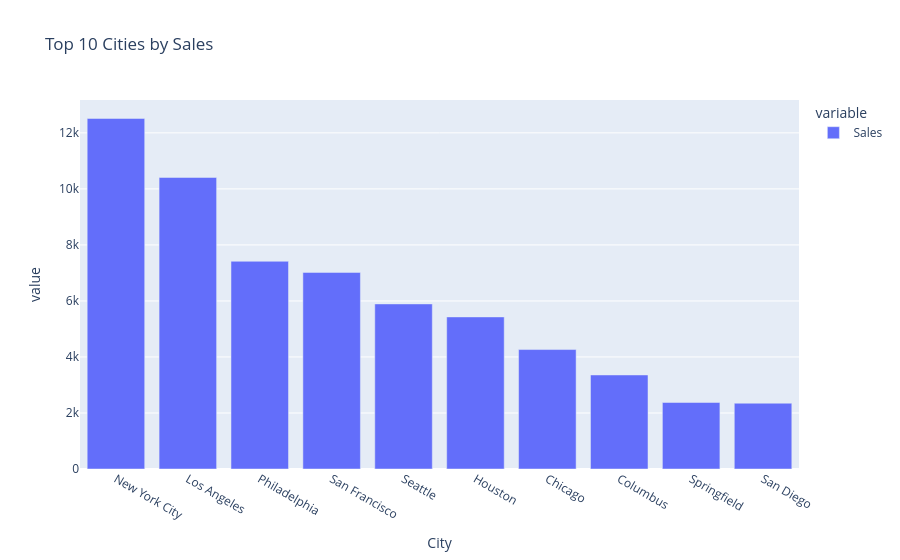

Notebook source saved alongside this figure:
### Code cell
fig = px.bar(
    city_sales,
    title="Top 10 Cities by Sales"
)

fig.show()

### Figure 1 — Plotly figure (JSON) as saved in the notebook; plotly's stock layout.template omitted (floating-point values rounded to 4 significant figures)
{"data": [{"hovertemplate": "variable=Sales<br>City=%{x}<br>value=%{y}<extra></extra>", "legendgroup": "Sales", "marker": {"color": "#636efa", "pattern": {"shape": ""}}, "name": "Sales", "orientation": "v", "showlegend": true, "textposition": "auto", "type": "bar", "x": ["New York City", "Los Angeles", "Philadelphia", "San Francisco", "Seattle", "Houston", "Chicago", "Columbus", "Springfield", "San Diego"], "xaxis": "x", "y": [12510.0, 10410.0, 7416.0, 7019.0, 5893.0, 5429.0, 4264.0, 3357.0, 2375.0, 2349.0], "yaxis": "y"}], "layout": {"barmode": "relative", "legend": {"title": {"text": "variable"}, "tracegroupgap": 0}, "title": {"text": "Top 10 Cities by Sales"}, "xaxis": {"anchor": "y", "domain": [0, 1], "title": {"text": "City"}}, "yaxis": {"anchor": "x", "domain": [0, 1], "title": {"text": "value"}}}}
